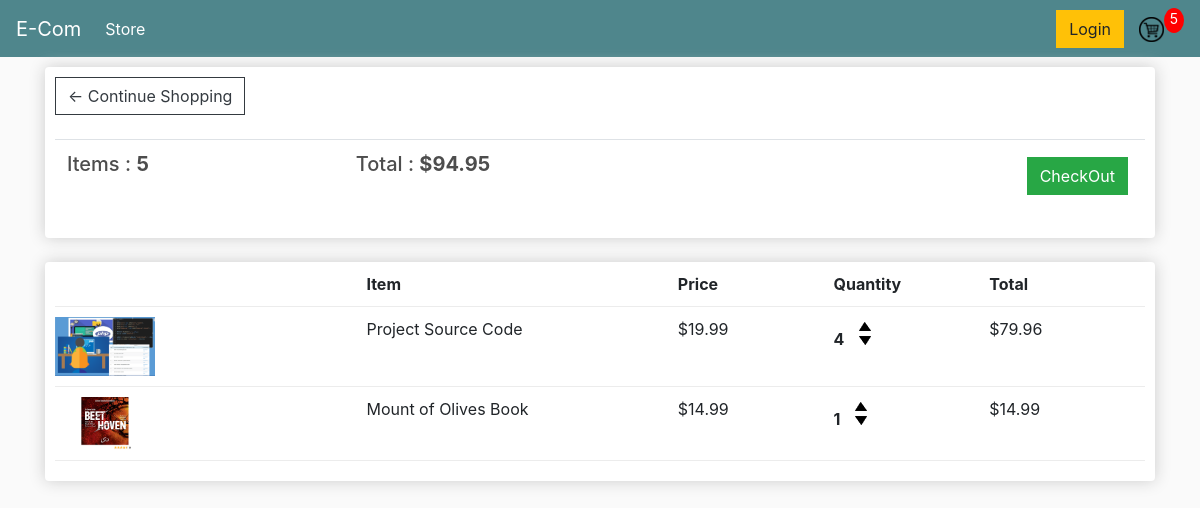
The app's page /cart/ (signed in), older data.
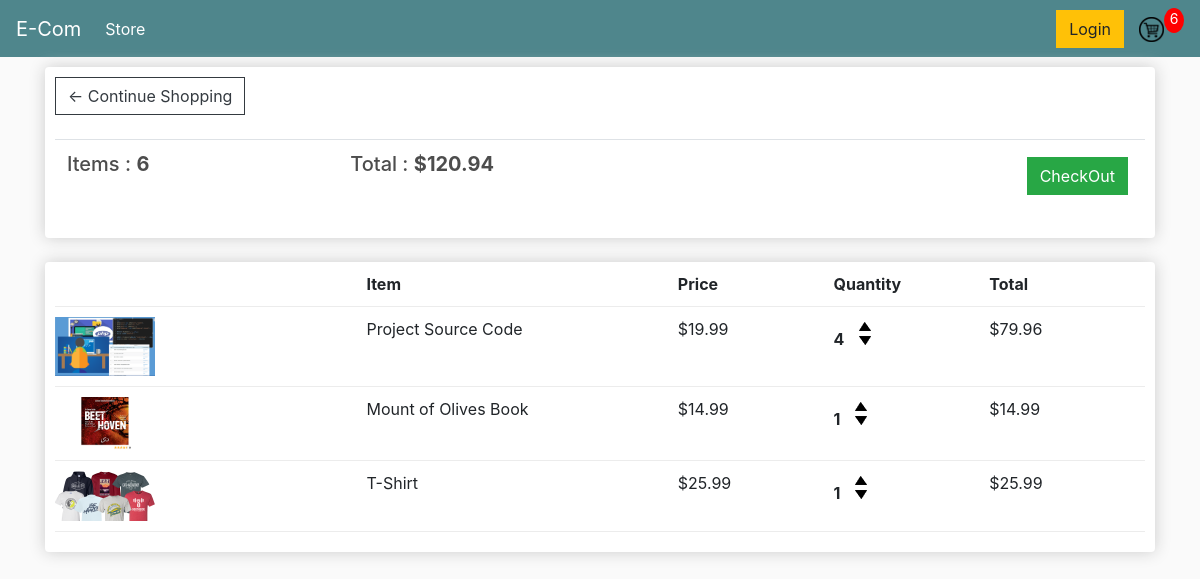
The same page, newer data.
### store/models.py (models this page shows, shortened)
class Order(models.Model):
    customer = models.ForeignKey(Customer,on_delete=models.SET_NULL,blank=True,null=True)
    date_ordered = models.DateTimeField(auto_now_add=True)
    complete = models.BooleanField(default=False,null=True,blank=False)
    transaction_id = models.CharField(max_length=200,null=True)
    @property
    def get_cart_total(self):
        orderitems = self.orderitem_set.all()
        total = sum([item.get_total for item in orderitems])
        return total
    @property
    def get_cart_items(self):
        orderitems = self.orderitem_set.all()
        total = sum([item.quantity for item in orderitems])
        return total

class OrderItem(models.Model):
    product = models.ForeignKey(Product,on_delete=models.SET_NULL,blank=True,null=True)
    order = models.ForeignKey(Order,on_delete=models.SET_NULL,blank=True,null=True)
    quantity = models.IntegerField(default=0,null=True,blank=True)
    date_added = models.DateTimeField(auto_now_add=True)
    @property
    def get_total(self):
        total = self.product.price * self.quantity
        return total

class Product(models.Model):
    name = models.CharField(max_length=200,null=True)
    price = models.FloatField()
    digital = models.BooleanField(default=False,null=True,blank=False)
    image = models.ImageField(null=True,blank=True)
    @property
    def imageURL(self):
        try:
            url = self.image.url
        except :
            url = 'images/imagenotfound.png'
        return url

### store/views.py (the view)
# urls.py: path('cart/', views.cart, name="cart"),
def cart(request):
    if request.user.is_authenticated:
        customer =request.user.customer
        order,created = Order.objects.get_or_create(customer=customer,complete=False)
        items = order.orderitem_set.all()
        cartItems= order.get_cart_items
    else:
        items = []
        order = {'get_cart_total':0,'get_cart_items':0,'shipping':False}
        cartItems = order['get_cart_items']
    context = {'items':items,'order':order,'cartItems':cartItems}
    return render(request, 'store/cart.html', context)

### store/templates/store/cart.html
{% extends 'store/main.html' %}
{% load static %}
{% block content %}
<div class="row">
    <div class="col-lg-12">
        <div class="box-element">
            <a class="btn btn-outline-dark"href="{% url 'store' %}">&#x2190; Continue Shopping</a>
            <br>
            <br>
            <table class="table">
                <tr>
                    <th><h5>Items : <strong>{{order.get_cart_items}}</strong></h5></th>
                    <th><h5>Total : <strong> ${{order.get_cart_total|floatformat:2}}</strong></h5></th>
                    <th>
                        <a style="float: right; margin :5px" class="btn btn-success"href="{% url 'checkout' %}">CheckOut</a>
                    </th>
                </tr>
            </table>
        </div>
        <br>
        <div class="box-element">
            <div class="cart-row">
                <div style="flex:2 ;"></div>
                <div style="flex:2 ;"><strong>Item</strong></div>
                <div style="flex:1 ;"><strong>Price</strong></div>
                <div style="flex:1 ;"><strong>Quantity  </strong></div>
                <div style="flex:1 ;"><strong>Total</strong></div>
            </div>
            {% for item in items %}
            <div class="cart-row">
                <div style="flex:2 ;">
                    <img class="row-image" src="{{item.product.imageURL}}" alt="" srcset="">
                </div>
                <div style="flex:2 ;">{{item.product.name}}</div>
                <div style="flex:1 ;">${{item.product.price|floatformat:2}}</div>
                <div style="flex:1 ;">
                    <p class="quantity">{{item.quantity}}</p>
                    <div class="quantity" >
                        <img data-product={{item.product.id}} data-action="add" class="chg-quantity update-cart" src="{% static 'images/arrow-up.png' %}" alt="" srcset="">
                        <img data-product={{item.product.id}} data-action="remove" class="chg-quantity update-cart" src="{% static 'images/arrow-down.png' %}" alt="" srcset="">
                    </div>
                </div>
                <div style="flex:1 ;">${{item.get_total}}</div>
            </div>
            {% endfor %}
        </div>
    </div>
</div>
{% endblock content %}

### store/templates/store/main.html (shortened to what this page needs)
<!DOCTYPE html>
{% load static %}
<html lang="en">
<head>
    <link rel="stylesheet" href="https://stackpath.bootstrapcdn.com/bootstrap/4.4.1/css/bootstrap.min.css">
    <link rel="stylesheet" href="{% static 'css/main.css' %}">
</head>
<body>
    <nav class="navbar navbar-expand-lg navbar-dark bg-dark">
        <a class="navbar-brand" href="{% url 'store' %}">E-Com</a>
        <div class="collapse navbar-collapse" id="navbarSupportedContent">
          <ul class="navbar-nav mr-auto">
            <li class="nav-item active">
              <a class="nav-link" href="{% url 'store' %}">Store <span class="sr-only">(current)</span></a>
            </li>
          </ul>
          <div class="form-inline my-2 my-lg-0">
            <a href="{% url 'login' %}" class="btn btn-warning">Login</a>
            <a href="{% url 'cart' %}">
                <img id="cart-icon"src="{% static 'images/cart.png' %}" alt="Image Not Found!" srcset="">
            </a>
            <p id="cart-total">{{cartItems}}</p>
          </div>
        </div>
      </nav>
    <div class='container'>
       {% block content %}
       {% endblock content %}
    </div>
</body>
</html>

### static/css/main.css (style rules this page uses)
body { background-color: hsl(0, 0%, 98%); }
h1,h2,h3,h4,h5,h6 { color:hsl(0, 0%, 30%); }
.box-element { box-shadow:hsl(0, 0%, 80%) 0 0 16px; background-color: #fff; border-radius: 4px; padding: 10px; }
.bg-dark { background-color: #4f868c!important; }
#cart-icon { width:25px; display: inline-block; margin-left: 15px; }
#cart-total { display: block; text-align: center; color:#fff; background-color: red; width: 20px; height: 25px; border-radius: 50%; font-size: 14px; }
.col-lg-4, .col-lg-6, .col-lg-8, .col-lg-12 { margin-top: 10px; }
.btn { border-radius: 0; }
.row-image { width: 100px; }
.cart-row { display: flex; align-items: flex-stretch; padding-bottom: 10px; margin-bottom: 10px; border-bottom: 1px solid #ececec; }
.quantity { display: inline-block; font-weight: 700; padding-right:10px; }
.chg-quantity { width: 12px; cursor: pointer; display: block; margin-top: 5px; transition:.1s; }

Row changes from the older to the newer data that the page shows:
computed for Order: get_cart_items "5" → "6"; get_cart_total "94.95" → "120.94"
added OrderItem: product.imageURL (picture), product.name "T-Shirt", product.price "25.99", quantity "1", get_total "25.99"
Text that changed along with them:
{{ cartItems }}: "5" → "6"
